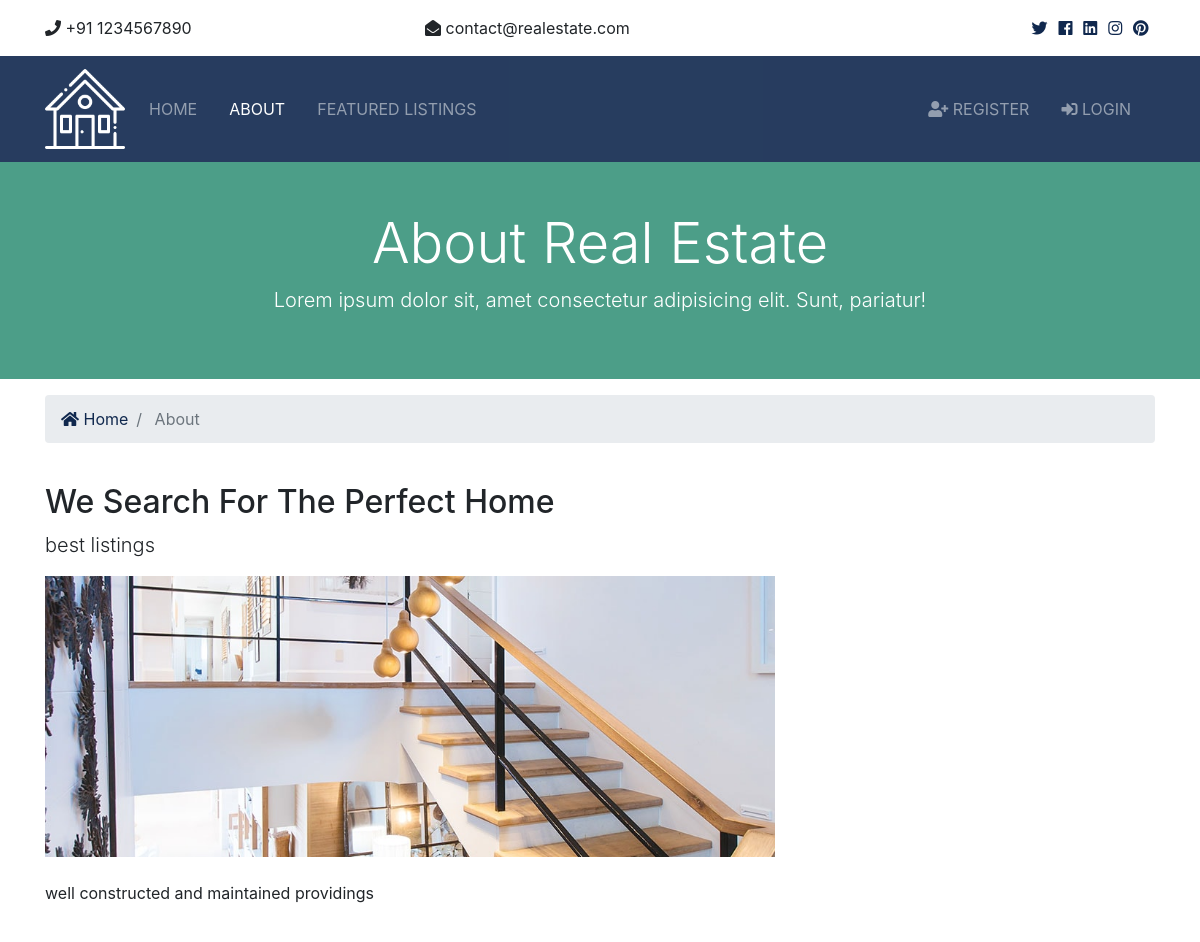
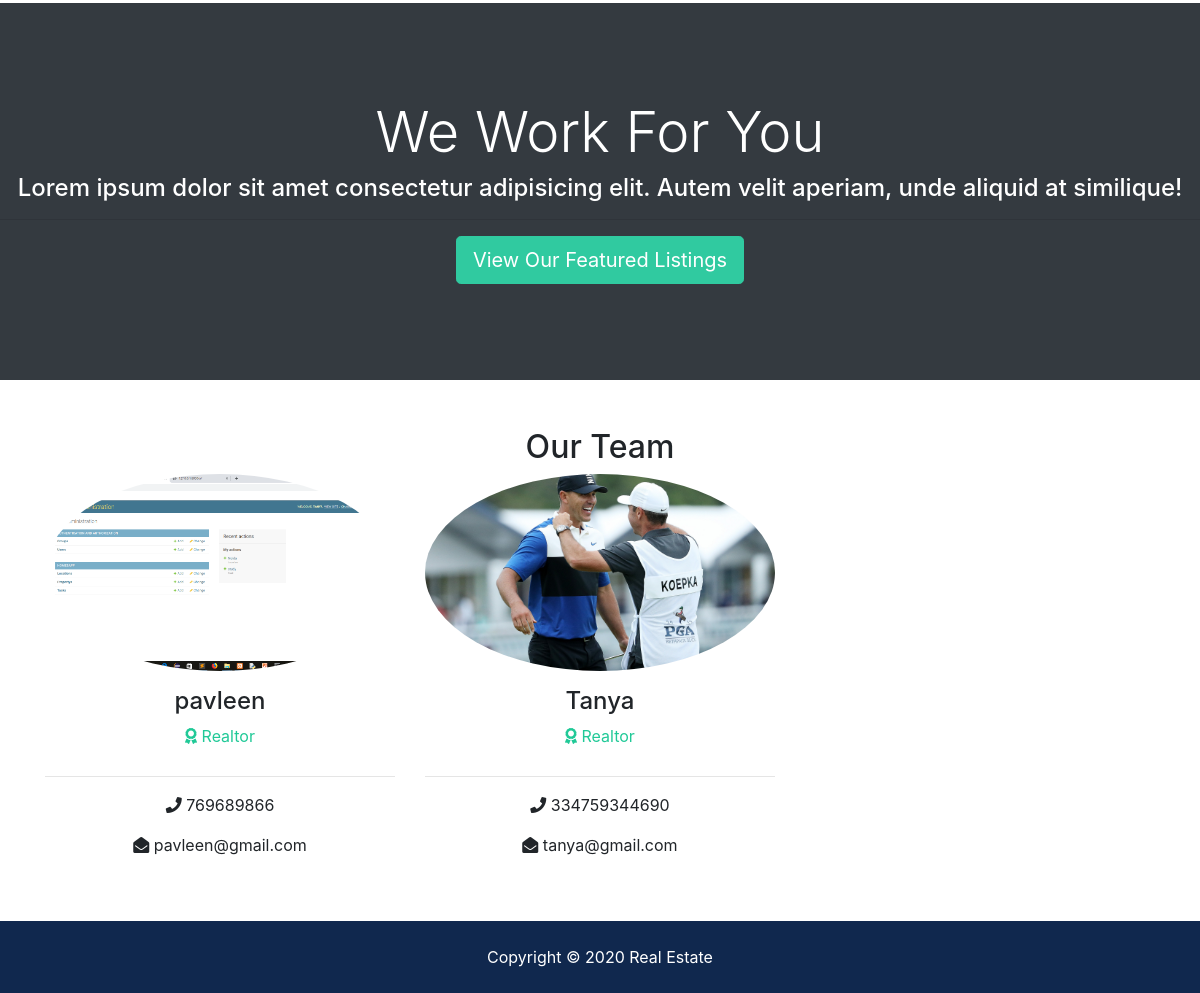
The page /about/ on the database its author committed (2 pictures, top to bottom).
### realtors/models.py (models this page shows, shortened)
class Realtor(models.Model):
  name = models.CharField(max_length=200)
  photo = models.ImageField(upload_to='photos/%Y/%m/%d/')
  description = models.TextField(blank=True)
  phone = models.CharField(max_length=20)
  email = models.CharField(max_length=50)
  is_mvp = models.BooleanField(default=False)
  hire_date = models.DateTimeField(default=datetime.now, blank=True)

### pages/views.py (the view)
# urls.py: path('about/',views.about,name ='about'),
def about(request):
    realtors = Realtor.objects.order_by('-hire_date')
    mvp_realtors = Realtor.objects.all().filter(is_mvp=True)
    context = {
        'realtors': realtors,
        'mvp_realtors': mvp_realtors
    }
    return render(request, 'pages/about.html', context)

### templates/pages/about.html (shortened to what this page needs)
{% extends 'base.html' %}
{% load static %}
{% block content %}
<section id="showcase-inner" class="py-5 text-white">
    <div class="container">
      <div class="row text-center">
        <div class="col-md-12">
          <h1 class="display-4">About Real Estate</h1>
          <p class="lead">Lorem ipsum dolor sit, amet consectetur adipisicing elit. Sunt, pariatur!</p>
        </div>
      </div>
    </div>
  </section>
  <section id="bc" class="mt-3">
    <div class="container">
      <nav aria-label="breadcrumb">
        <ol class="breadcrumb">
          <li class="breadcrumb-item">
            <a href="{% url 'index' %}">
              <i class="fas fa-home"></i> Home</a>
          </li>
          <li class="breadcrumb-item active"> About</li>
        </ol>
      </nav>
    </div>
  </section>
  <section id="about" class="py-4">
    <div class="container">
      <div class="row">
        <div class="col-md-8">
          <h2>We Search For The Perfect Home</h2>
          <p class="lead">best listings</p>
          <img src="{% static 'img/about.jpg' %}" alt="">
          <p class="mt-4">well constructed and maintained providings</p>
        </div>
        <div class="col-md-4">
        </div>
      </div>
    </div>
  </section>
  <section id="work" class="bg-dark text-white text-center">
    <h2 class="display-4">We Work For You</h2>
    <h4>Lorem ipsum dolor sit amet consectetur adipisicing elit. Autem velit aperiam, unde aliquid at similique!</h4>
    <hr>
    <a href="listings.html" class="btn btn-secondary text-white btn-lg">View Our Featured Listings</a>
  </section>
  <section id="team" class="py-5">
    <div class="container">
      <h2 class="text-center">Our Team</h2>
      <div class="row text-center">
        {% if realtors %}
          {% for realtor in realtors %}
          <div class="col-md-4">
              <img src="{{ realtor.photo.url }}" alt="" class="rounded-circle mb-3">
              <h4>{{ realtor.name }}</h4>
              <p class="text-success">
                <i class="fas fa-award text-success mb-3"></i> Realtor</p>
              <hr>
              <p>
                <i class="fas fa-phone"></i> {{ realtor.phone }}</p>
              <p>
                <i class="fas fa-envelope-open"></i> {{ realtor.email }}</p>
            </div>
          {% endfor %}
        {% else %}
          <div class="col-md-12">
            <p>No Realtors Available</p>
          </div>
        {% endif %}
      </div>
    </div>
  </section>
{% endblock %}

### realestate/static/css/all.css (style rules this page uses)
.fa, .fas, .far, .fal, .fab { -moz-osx-font-smoothing: grayscale; -webkit-font-smoothing: antialiased; display: inline-block; font-style: normal; font-variant: normal; text-rendering: auto; line-height: 1; }
.fa-award:before { content: "\f559"; }
.fa-envelope-open:before { content: "\f2b6"; }
.fa-home:before { content: "\f015"; }
.fa-phone:before { content: "\f095"; }
.fa, .fas { font-family: 'Font Awesome 5 Free'; font-weight: 900; }

### realestate/static/css/style.css (style rules this page uses)
.btn-secondary { color: #fff !important; }
img { width: 100%; }
#showcase-inner { background: url(../img/building.jpg) no-repeat top center fixed/cover; position: relative; overflow: hidden; min-height: 200px; }
#showcase-inner::before { content: ''; position: absolute; top: 0; left: 0; min-height: 100%; width: 100%; background: rgba(32, 134, 107, 0.8); }
#work { padding: 6rem 0; }

### rows shown on the page
Realtor: photo (picture), name "pavleen", phone "769689866", email "pavleen@gmail.com"
Realtor: photo (picture), name "Tanya", phone "334759344690", email "tanya@gmail.com"
